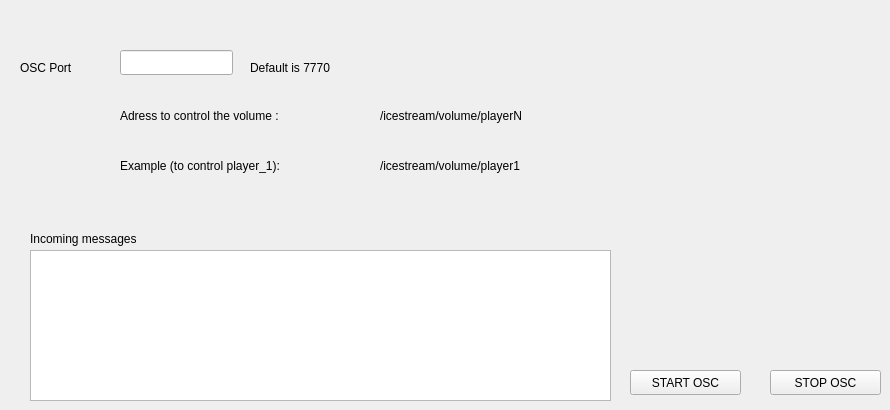
    <widget class="QWidget" name="tab">
     <property name="whatsThis">
      <string>&lt;html&gt;&lt;head/&gt;&lt;body&gt;&lt;p&gt;OSC&lt;/p&gt;&lt;p&gt;&lt;br/&gt;&lt;/p&gt;&lt;/body&gt;&lt;/html&gt;</string>
     </property>
     <attribute name="title">
      <string>OSC</string>
     </attribute>
     <widget class="QLabel" name="label_6">
      <property name="geometry">
       <rect>
        <x>20</x>
        <y>60</y>
        <width>111</width>
        <height>16</height>
       </rect>
      </property>
      <property name="text">
       <string>OSC Port</string>
      </property>
     </widget>
     <widget class="QLabel" name="label_8">
      <property name="geometry">
       <rect>
        <x>120</x>
        <y>90</y>
        <width>271</width>
        <height>51</height>
       </rect>
      </property>
      <property name="text">
       <string>Adress to control the volume : </string>
      </property>
     </widget>
     <widget class="QTextEdit" name="EditOSC">
      <property name="geometry">
       <rect>
        <x>30</x>
        <y>250</y>
        <width>581</width>
        <height>151</height>
       </rect>
      </property>
     </widget>
     <widget class="QLabel" name="label_9">
      <property name="geometry">
       <rect>
        <x>30</x>
        <y>230</y>
        <width>191</width>
        <height>17</height>
       </rect>
      </property>
      <property name="text">
       <string>Incoming messages</string>
      </property>
     </widget>
     <widget class="QPushButton" name="pushStartOsc">
      <property name="geometry">
       <rect>
        <x>630</x>
        <y>370</y>
        <width>111</width>
        <height>25</height>
       </rect>
      </property>
      <property name="text">
       <string>START OSC</string>
      </property>
     </widget>
     <widget class="QPushButton" name="pushStopOsc_2">
      <property name="geometry">
       <rect>
        <x>770</x>
        <y>370</y>
        <width>111</width>
        <height>25</height>
       </rect>
      </property>
      <property name="text">
       <string>STOP OSC</string>
      </property>
     </widget>
     <widget class="QLabel" name="label_10">
      <property name="geometry">
       <rect>
        <x>380</x>
        <y>90</y>
        <width>271</width>
        <height>51</height>
       </rect>
      </property>
      <property name="text">
       <string>/icestream/volume/playerN</string>
      </property>
     </widget>
     <widget class="QLabel" name="label_12">
      <property name="geometry">
       <rect>
        <x>120</x>
        <y>140</y>
        <width>271</width>
        <height>51</height>
       </rect>
      </property>
      <property name="text">
       <string>Example (to control player_1):</string>
      </property>
     </widget>
     <widget class="QLabel" name="label_17">
      <property name="geometry">
       <rect>
        <x>380</x>
        <y>140</y>
        <width>271</width>
        <height>51</height>
       </rect>
      </property>
      <property name="text">
       <string>/icestream/volume/player1</string>
      </property>
     </widget>
     <widget class="QLineEdit" name="lineEditOsc">
      <property name="geometry">
       <rect>
        <x>120</x>
        <y>50</y>
        <width>113</width>
        <height>25</height>
       </rect>
      </property>
     </widget>
     <widget class="QLabel" name="label_7">
      <property name="geometry">
       <rect>
        <x>250</x>
        <y>60</y>
        <width>141</width>
        <height>16</height>
       </rect>
      </property>
      <property name="text">
       <string>Default is 7770</string>
      </property>
     </widget>
    </widget>
